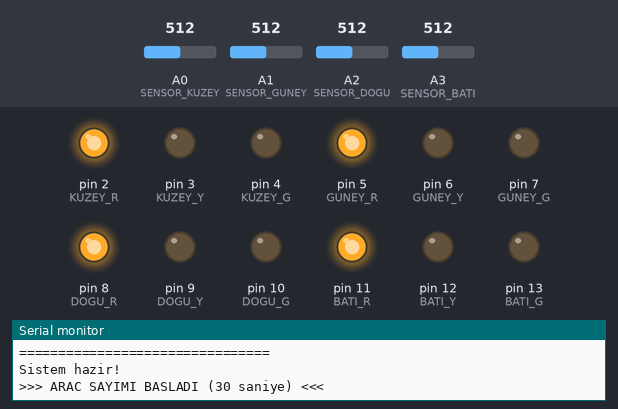
The sketch below on a simulated Arduino Uno, built with avr-gcc and run on an emulated ATmega328P. On the bench: output pins drawn as LEDs (lit = HIGH), the last lines printed to the serial monitor. The inputs (shaded band) are chosen by the test bench; at power-on: A0 (SENSOR_KUZEY) = 512, A1 (SENSOR_GUNEY) = 512, A2 (SENSOR_DOGU) = 512, A3 (SENSOR_BATI) = 512.

Above: at 3.2 s.
3.3 s: A0 (SENSOR_KUZEY) set to 490
4.8 s: A1 (SENSOR_GUNEY) set to 490
6.3 s: A2 (SENSOR_DOGU) set to 490
7.8 s: A3 (SENSOR_BATI) set to 490
At 33.7 s:
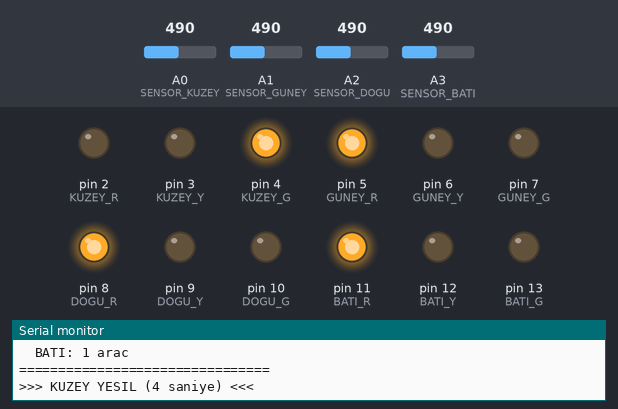
At 36.8 s:
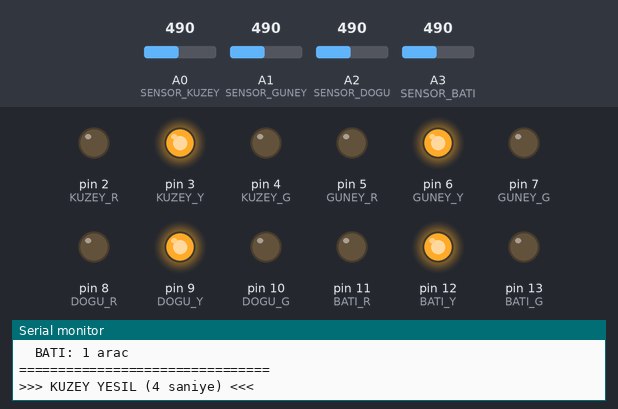
Timing chart, 0 to 37.7 s (numbered marks = the images above; inputs shaded):
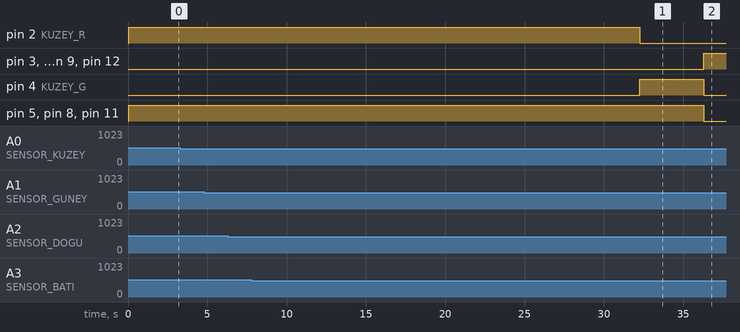

The sketch:

akilli_kavsak_yeni.ino
```cpp
/*
 * ━━━━━━━━━━━━━━━━━━━━━━━━━━━━━━━━━━━━━━━━━━━
 *     AKILLI KAVŞAK - Tek Tek Yeşil (Saat Yönünde)
 * ━━━━━━━━━━━━━━━━━━━━━━━━━━━━━━━━━━━━━━━━━━━
 *
 * ÇALIŞMA MANTIĞI:
 * 1. KUZEY yeşil  → Diğerleri kırmızı
 * 2. GÜNEY yeşil  → Diğerleri kırmızı
 * 3. DOĞU yeşil   → Diğerleri kırmızı
 * 4. BATI yeşil   → Diğerleri kırmızı
 * 5. Tekrar başa dön (saat yönünde)
 *
 * OPTİMİZASYON:
 * - Her yönde geçen araç sayısı sensörle tespit edilir
 * - Araç sayısı fazla → Yeşil süre uzun
 * - Araç sayısı az → Yeşil süre kısa
 */

// ========== TRAFİK IŞIKLARI ==========
const int KUZEY_R = 2, KUZEY_Y = 3, KUZEY_G = 4;
const int GUNEY_R = 5, GUNEY_Y = 6, GUNEY_G = 7;
const int DOGU_R = 8, DOGU_Y = 9, DOGU_G = 10;
const int BATI_R = 11, BATI_Y = 12, BATI_G = 13;

// ========== SENSÖRLER ==========
const int SENSOR_KUZEY = A0;
const int SENSOR_GUNEY = A1;
const int SENSOR_DOGU = A2;
const int SENSOR_BATI = A3;

// ========== ZAMAN AYARLARI ==========
const int MIN_YESIL = 3000;      // Minimum: 3 saniye
const int MAX_YESIL = 10000;     // Maksimum: 10 saniye
const int ARAC_BASINA = 1000;    // Her araç +1 saniye
const int SARI_SURE = 2000;      // Sarı: 2 saniye

// ========== SENSÖR AYARI ==========
const int SENSOR_ESIK = 500;

// ========== DEĞİŞKENLER ==========
int aracSayisi[4] = {0, 0, 0, 0};  // [Kuzey, Güney, Doğu, Batı]
bool oncekiDurum[4] = {false, false, false, false};
String yonIsimleri[] = {"KUZEY", "GUNEY", "DOGU", "BATI"};

void setup() {
  Serial.begin(9600);

  Serial.println("\n================================");
  Serial.println("  AKILLI KAVSAK - TEK TEK YESIL");
  Serial.println("================================\n");

  // LED pinleri
  for (int pin = 2; pin <= 13; pin++) {
    pinMode(pin, OUTPUT);
  }

  // Sensör pinleri
  pinMode(SENSOR_KUZEY, INPUT);
  pinMode(SENSOR_GUNEY, INPUT);
  pinMode(SENSOR_DOGU, INPUT);
  pinMode(SENSOR_BATI, INPUT);

  tumKirmizi();
  Serial.println("Sistem hazir!\n");
  delay(2000);
}

void loop() {
  // Başlangıçta hepsi kırmızı
  tumKirmizi();

  // Sensörleri oku ve araç say (30 saniye)
  Serial.println(">>> ARAC SAYIMI BASLADI (30 saniye) <<<\n");
  unsigned long sayimBaslangic = millis();
  while (millis() - sayimBaslangic < 30000) {
    sensorleriOku();
    delay(100);
  }

  // İstatistikleri göster
  Serial.println("\n================================");
  Serial.println("  ARAC SAYILARI");
  Serial.println("================================");
  for (int i = 0; i < 4; i++) {
    Serial.print("  ");
    Serial.print(yonIsimleri[i]);
    Serial.print(": ");
    Serial.print(aracSayisi[i]);
    Serial.println(" arac");
  }
  Serial.println("================================\n");

  // SAAT YÖNÜNDE her yön sırayla

  // 1. KUZEY YESIL
  int kuzeySure = yesilSureHesapla(aracSayisi[0]);
  Serial.print(">>> KUZEY YESIL (");
  Serial.print(kuzeySure/1000);
  Serial.println(" saniye) <<<");
  sadeceyonYesil(0);  // Sadece Kuzey yeşil
  bekle(kuzeySure);
  tumSari();
  bekle(SARI_SURE);

  // 2. GÜNEY YESIL
  int guneySure = yesilSureHesapla(aracSayisi[1]);
  Serial.print(">>> GUNEY YESIL (");
  Serial.print(guneySure/1000);
  Serial.println(" saniye) <<<");
  sadeceyonYesil(1);  // Sadece Güney yeşil
  bekle(guneySure);
  tumSari();
  bekle(SARI_SURE);

  // 3. DOĞU YESIL
  int doguSure = yesilSureHesapla(aracSayisi[2]);
  Serial.print(">>> DOGU YESIL (");
  Serial.print(doguSure/1000);
  Serial.println(" saniye) <<<");
  sadeceyonYesil(2);  // Sadece Doğu yeşil
  bekle(doguSure);
  tumSari();
  bekle(SARI_SURE);

  // 4. BATI YESIL
  int batiSure = yesilSureHesapla(aracSayisi[3]);
  Serial.print(">>> BATI YESIL (");
  Serial.print(batiSure/1000);
  Serial.println(" saniye) <<<");
  sadeceyonYesil(3);  // Sadece Batı yeşil
  bekle(batiSure);
  tumSari();
  bekle(SARI_SURE);

  // Sayıları sıfırla
  for (int i = 0; i < 4; i++) {
    aracSayisi[i] = 0;
  }

  Serial.println("\n--- YENI DONGU ---\n");
}

// ========== SENSÖR FONKSİYONLARI ==========
void sensorleriOku() {
  aracTespit(0, analogRead(SENSOR_KUZEY));
  aracTespit(1, analogRead(SENSOR_GUNEY));
  aracTespit(2, analogRead(SENSOR_DOGU));
  aracTespit(3, analogRead(SENSOR_BATI));
}

void aracTespit(int index, int deger) {
  bool aracVar = (deger < SENSOR_ESIK);

  if (aracVar && !oncekiDurum[index]) {
    aracSayisi[index]++;
    Serial.print(">>> ");
    Serial.print(yonIsimleri[index]);
    Serial.print(": +1 arac (Toplam: ");
    Serial.print(aracSayisi[index]);
    Serial.println(")");
  }

  oncekiDurum[index] = aracVar;
}

void bekle(int ms) {
  unsigned long baslangic = millis();
  while (millis() - baslangic < ms) {
    sensorleriOku();
    delay(50);
  }
}

// ========== IŞIK FONKSİYONLARI ==========
void tumKirmizi() {
  digitalWrite(KUZEY_R, HIGH); digitalWrite(KUZEY_Y, LOW); digitalWrite(KUZEY_G, LOW);
  digitalWrite(GUNEY_R, HIGH); digitalWrite(GUNEY_Y, LOW); digitalWrite(GUNEY_G, LOW);
  digitalWrite(DOGU_R, HIGH); digitalWrite(DOGU_Y, LOW); digitalWrite(DOGU_G, LOW);
  digitalWrite(BATI_R, HIGH); digitalWrite(BATI_Y, LOW); digitalWrite(BATI_G, LOW);
}

void tumSari() {
  digitalWrite(KUZEY_R, LOW); digitalWrite(KUZEY_Y, HIGH); digitalWrite(KUZEY_G, LOW);
  digitalWrite(GUNEY_R, LOW); digitalWrite(GUNEY_Y, HIGH); digitalWrite(GUNEY_G, LOW);
  digitalWrite(DOGU_R, LOW); digitalWrite(DOGU_Y, HIGH); digitalWrite(DOGU_G, LOW);
  digitalWrite(BATI_R, LOW); digitalWrite(BATI_Y, HIGH); digitalWrite(BATI_G, LOW);
}

void sadeceyonYesil(int yon) {
  // Önce hepsini kırmızı yap
  tumKirmizi();

  // Sadece belirtilen yönü yeşil yap
  switch(yon) {
    case 0:  // Kuzey
      digitalWrite(KUZEY_R, LOW);
      digitalWrite(KUZEY_G, HIGH);
      break;
    case 1:  // Güney
      digitalWrite(GUNEY_R, LOW);
      digitalWrite(GUNEY_G, HIGH);
      break;
    case 2:  // Doğu
      digitalWrite(DOGU_R, LOW);
      digitalWrite(DOGU_G, HIGH);
      break;
    case 3:  // Batı
      digitalWrite(BATI_R, LOW);
      digitalWrite(BATI_G, HIGH);
      break;
  }
}

// ========== HESAPLAMA ==========
int yesilSureHesapla(int aracSayisi) {
  int sure = MIN_YESIL + (aracSayisi * ARAC_BASINA);
  if (sure > MAX_YESIL) sure = MAX_YESIL;
  return sure;
}
```
